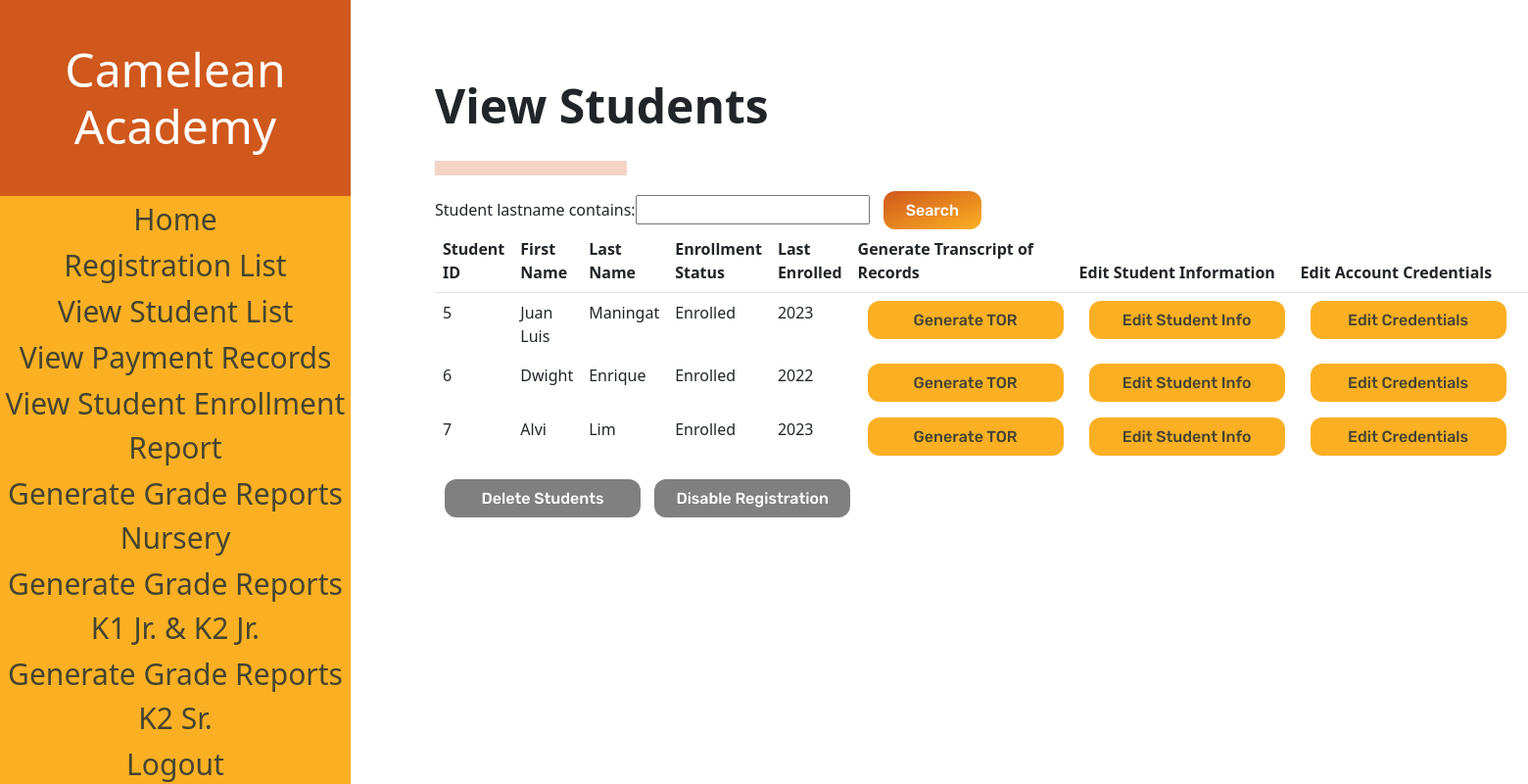
The page /studentList (signed in) on the database its author committed.
### sis_app/models.py (models this page shows)
class Account(models.Model):
    username = models.CharField(max_length=128)
    password = models.CharField(max_length=128)#passwords should be stored hashed
    class Meta:
        abstract=True # Don't use this line if you want Contact to have its own table

class Student(Account):
    student_firstname = models.CharField(max_length=128, default=None)#
    student_lastname = models.CharField(max_length=128, default=None)#
    student_middlename = models.CharField(max_length=128, default=None)
    student_nickname = models.CharField(max_length=128, default=None)
    student_birthday = models.DateField(default=datetime.date.today())
    grade_levels = [
        ('Nursery','Nursery'),
        ('Kinder 1','Kinder 1'),
        ('Kinder 2 Junior', 'Kinder 2 Junior'),
        ('Kinder 2 Senior', 'Kinder 2 Senior'),
    ]
    student_grade_level = models.CharField(max_length=128, choices=grade_levels, default='Nursery')#
    status =[
    ('Not Enrolled','Not Enrolled'),
    ('Enrolled', 'Enrolled'),
    ]#
    enrollment_status = models.CharField(max_length=20, choices=status,default='Not Enrolled')#
    student_schoolyear_start=models.IntegerField(('year'), validators=[MinValueValidator(2000)], default=None)#
    student_address = models.CharField(max_length=300, default=None)
    student_religion = models.CharField(max_length=128, default=None)
    student_nationality = models.CharField(max_length=128, default=None)
    student_hobbies = models.TextField(max_length=500, default=None)
    student_likes = models.TextField(max_length=500, default=None)
    student_dislikes = models.TextField(max_length=500, default=None)
    student_shm = models.TextField(max_length=500, default=None)
    student_allergies = models.TextField(max_length=500, default=None)
    student_sd = models.TextField(max_length=500, default=None)
    student_oconsiderations = models.TextField(max_length=500, default=None)
    student_guardianemail = models.EmailField(max_length = 254, default=None)
    student_f_firstname = models.CharField(max_length=128, default=None)
    student_f_lastname = models.CharField(max_length=128, default=None)
    student_f_middlename = models.CharField(max_length=128, default=None)
    student_f_telno = models.CharField(max_length=128, default=None)
    student_f_address = models.CharField(max_length=300, default=None)
    student_f_occupation = models.CharField(max_length=128, default=None)
    student_f_employer = models.CharField(max_length=128, default=None)
    student_f_oaddress = models.CharField(max_length=300, default=None)
    student_f_otelno = models.CharField(max_length=128, default=None)
    student_f_natureofbusiness = models.CharField(max_length=128, default=None)
    student_m_firstname = models.CharField(max_length=128, default=None)
    student_m_lastname = models.CharField(max_length=128, default=None)
    student_m_middlename = models.CharField(max_length=128, default=None)
    student_m_telno = models.CharField(max_length=128, default=None)
    student_m_address = models.CharField(max_length=300, default=None)
    student_m_occupation = models.CharField(max_length=128, default=None)
    student_m_employer = models.CharField(max_length=128, default=None)
    student_m_oaddress = models.CharField(max_length=300, default=None)
    student_m_otelno = models.CharField(max_length=128, default=None)
    student_m_natureofbusiness = models.CharField(max_length=128, default=None)
    student_sibling_name = models.CharField(max_length=300, default=None)
    student_sibling_gender = models.CharField(max_length=128, default=None)
    student_sibling_age = models.IntegerField(default=None)
    student_sibling_school=models.CharField(max_length=300, default=None)
    student_medexp = models.BooleanField(default = False)
    student_rules = models.BooleanField(default = False)
    student_accuracy = models.BooleanField(default = False)
    student_signedname = models.CharField(max_length=300, default=None)
    student_signdate = models.DateField(default=datetime.date.today())
    enrollment_plan_choices =[
    ('Annually','Annually'),
    ('Bi-Annually', 'Bi-Annually'),
    ('Quarterly', 'Quarterly'),
    ]
    student_enrollment_plan = models.CharField(max_length=20, choices=enrollment_plan_choices,default='Annually')

### sis_app/views.py (the view)
# urls.py: path('studentList',views.StudentList, name="student_list"),
@login_required(login_url='sis_app:log_in')
def StudentList(request):
    if request.user.is_superuser:
        global toggle
        print(toggle)
        students = Student.objects.all()
        myFilter = StudentFilter(request.GET, queryset=students)
        students = myFilter.qs
        if toggle == True: #toggle is a global variable
            caption = 'Disable Registration'
        else:
            caption = 'Enable Registration'
        context = {'studentList' : students, 'myFilter': myFilter, 'caption':caption}
        return render(request,"sis_app/Student_List.html", context)
    else:
        return redirect('sis_app:home')

### sis_app/templates/sis_app/Student_List.html (shortened to what this page needs)
<!DOCTYPE html>
<html>
{% load static %}
<head>
    <link href="https://cdn.jsdelivr.net/npm/bootstrap@5.1.3/dist/css/bootstrap.min.css" rel="stylesheet">
    <link rel="stylesheet" href="{% static "styles/sList.css" %}" type="text/css">
</head>
<body>
    <div class="navbar">
        <div class="navbar-table-container">
            <table class = "navbarTable">
                <thead class= "border-bottom font-weight-bold">
                    <h1 class = "navbarHeader">
                        Camelean Academy
                    </h1>
                </thead>
                <tbody>
                    <tr class = "navbarTr">
                        <td data-heading="Testing"><a class="buttonDesignNegative" href="{% url 'sis_app:home' %}">Home</a></td>
                    </tr>
                    <tr class = "navbarTr">
                        <td data-heading="Testing"><a class="buttonDesignNegative" href="{% url 'sis_app:registration_list' %}">Registration List</a></td>
                    </tr>
                    <tr class = "navbarTr">
                        <td data-heading="Testing"><a class="buttonDesignNegative" href="{% url 'sis_app:student_list' %}">View Student List</a></td>
                    </tr>
                    <tr class = "navbarTr">
                        <td data-heading="Testing"><a class="buttonDesignNegative" href="{% url 'sis_app:payment_list' %}">View Payment Records</a></td>
                    </tr>
                    <tr class = "navbarTr">
                        <td data-heading="Testing"><a class="buttonDesignNegative" href="{% url 'sis_app:student_enrollment' %}">View Student Enrollment Report</a></td>
                    </tr>
                    <tr class = "navbarTr">
                        <td data-heading="Testing"><a class="buttonDesignNegative" href="{% url 'sis_app:grade_report_nursery' %}">Generate Grade Reports<br> Nursery</a></td>
                    </tr>
                    <tr class = "navbarTr">
                        <td data-heading="Testing"><a class="buttonDesignNegative" href="{% url 'sis_app:grade_report_k1k2jr' %}">Generate Grade Reports<br> K1 Jr. & K2 Jr.</a></td>
                    </tr>
                    <tr class = "navbarTr">
                        <td data-heading="Testing"><a class="buttonDesignNegative" href="{% url 'sis_app:grade_report_kinder2senior' %}">Generate Grade Reports<br> K2 Sr.</a></td>
                    </tr>
                    <tr class = "navbarTr">
                    <td data-heading="Testing"><a class="buttonDesignNegative" href="{% url 'sis_app:log_out' %}">Logout</a></td>
                    </tr>
                </tbody>
            </table>
        </div>
    </div>
    <div class = "elements">
        <h2 class="pageHeading">View Students</h2>
        <hr id="baseHR">
        <div class="form-container">
            <form method="get" style=>
                {{myFilter.form}}
                <button class="buttonDesignPositive" type="submit" class = 'filterButton'>Search</button>
            </form>
        </div>
        <div class="table-container">
            <table class = "table table-borderless">
                <thead class= "border-bottom font-weight-bold">
                    <tr>
                        <th>Student ID</th>
                        <th>First Name</th>
                        <th>Last Name</th>
                        <th>Enrollment Status</th>
                        <th>Last Enrolled</th>
                        <th>Generate Transcript of Records</th>
                        <th>Edit Student Information</th>
                        <th>Edit Account Credentials</th>
                        <th></th>
                    </tr>
                </thead>
                <tbody>
                    {% for student in studentList %}
                    <tr>
                        <td data-heading="First Name">{{student.id}}</td>
                        <td data-heading="First Name">{{student.student_firstname}}</td>
                        <td data-heading="Last Name">{{student.student_lastname}}</td>
                        <td data-heading="Enrollment Status">{{student.enrollment_status}}</td>
                        <td data-heading="Last Enrolled">{{student.student_schoolyear_start}}</td>
                        <td><a class="buttonDesignNegative-elements" href="{% url 'sis_app:generate_tor' student.id %}">Generate TOR</a></td>
                        <td><a class="buttonDesignNegative-elements" href="{% url 'sis_app:reg_student_form' student.id %}">Edit Student Info</a></td>
                        <td><a class="buttonDesignNegative-elements" href="{% url 'sis_app:admin_account_edit' student.id %}">Edit Credentials</a></td>
                    </tr>
                    {% endfor %}
                </tbody>
            </table>
        </div>
        <div class="buttonContainer">
            <a class="buttonDesignNegative-elements" id = "deleteButton" href="{% url 'sis_app:delete_students_page' %}" class = 'delete'>Delete Students</a>
            <a class="buttonDesignNegative-elements" id = "deleteButton" href="{% url 'sis_app:toggle_registration' %}" class = 'delete'>{{caption}}</a>
        </div>
    </div>
</body>
</html>

### sis_app/static/styles/sList.css (style rules this page uses)
.navbarHeader { display: flex; justify-content: center; align-items: center; background-color: #D0581C; margin:0; color: #FFFFFF; height: 25vh; width: 358px; font-weight: 200; font-size: 48px; text-align: center; }
.navbarTable { background-color: #FBB023; height: 75vh; width: 358px; margin:0; padding:0; position: relative; }
.navbarTr { text-align: center; font-size: 30px; }
a:visited, a:link { color: #434530; text-decoration: none; }
.navbar { margin:0; padding:0; position:fixed; }
body { display: flex; }
.elements { margin-left: 444px; }
h2 { padding-top: 79px; font-weight: 700; font-size: 48px; }
#baseHR { background-color:#D0581C; width:196px; height:15px; margin-top: 27px; }
.buttonDesignPositive { background: linear-gradient(to bottom right, #D0581C, #FBB023); border: 0; border-radius: 12px; color: #FFFFFF; cursor: pointer; display: inline-block; font-family: "Rubik", sans-serif; font-size: 16px; font-weight: 500; height: 39px; line-height: 2.5; outline: transparent; padding: 0 1rem; text-align: center; text-decoration: none; transition: box-shadow .2s ease-in-out; user-select: none; -webkit-user-select: none; touch-action: manipulation; white-space: nowrap; width: 100px; margin-left: 10px; }
.buttonDesignNegative-elements { background: #FBB023; border: 0; border-radius: 12px; cursor: pointer; display: inline-block; font-family: "Rubik", sans-serif; font-size: 16px; font-weight: 500; height: 39px; line-height: 2.5; outline: transparent; padding: 0 1rem; text-align: center; text-decoration: none; white-space: nowrap; width: 200px; margin-left: 10px; }
#deleteButton { color: white; background: gray; }

### rows shown on the page
Student: id "5", student_firstname "Juan Luis", student_lastname "Maningat", enrollment_status "Enrolled", student_schoolyear_start "2023"
Student: id "6", student_firstname "Dwight", student_lastname "Enrique", enrollment_status "Enrolled", student_schoolyear_start "2022"
Student: id "7", student_firstname "Alvi", student_lastname "Lim", enrollment_status "Enrolled", student_schoolyear_start "2023"

### other values the page prints
{{ caption }} "Disable Registration"
